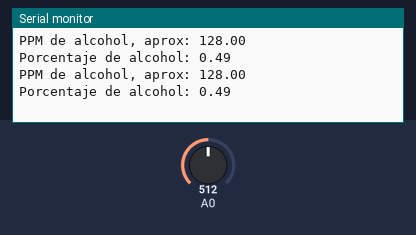
Recording of a sketch running on a simulated Arduino Uno, built with avr-gcc and run on an emulated ATmega328P. Shown: the last lines printed to the serial monitor. Inputs (shaded band) come from the test bench; at power-on: A0 = 512.

Above: at 1.8 s.
1.9 s: A0 set to 716
At 2.8 s:
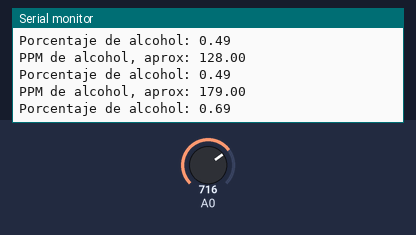
3.4 s: A0 set to 900
At 4.8 s:
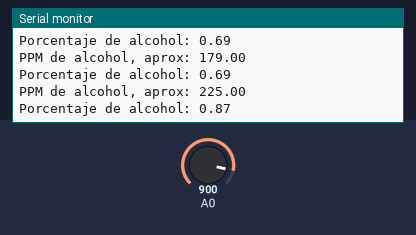
Timing chart, 0 to 6.4 s (numbered marks = the images above; inputs shaded):
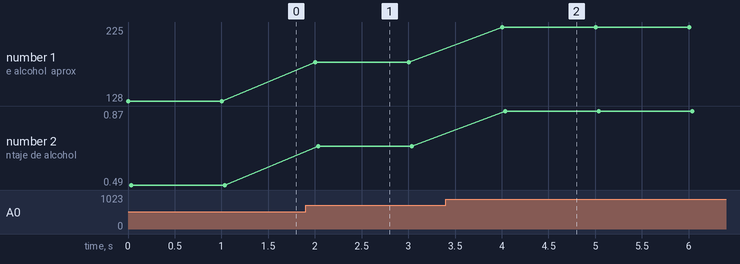

The sketch:

SensorGas.ino
```cpp
//Sensor de gas MiCS5524
//Datos analogicos de concentracion.
float Value;

void setup() {
  Serial.begin(9600);
}

void loop() {
  Value=analogRead(A0);
  Serial.print("PPM de alcohol, aprox: ");
  Serial.println(Value/4);

  float porcentaje=(Value*0.1)/104;
  Serial.print("Porcentaje de alcohol: ");
  Serial.println(porcentaje);
  delay(1000);
}
```

Measured:
- after the input at 1.9 s, the serial monitor: prints a new line after 0.10 s (image 1)
- after the input at 3.4 s, the serial monitor: prints a new line after 0.61 s (image 2)
- plotted number 1: 128 → 179 after the input at 1.9 s, 179 → 225 after the input at 3.4 s
- plotted number 2: 0.49 → 0.69 after the input at 1.9 s, 0.69 → 0.87 after the input at 3.4 s
